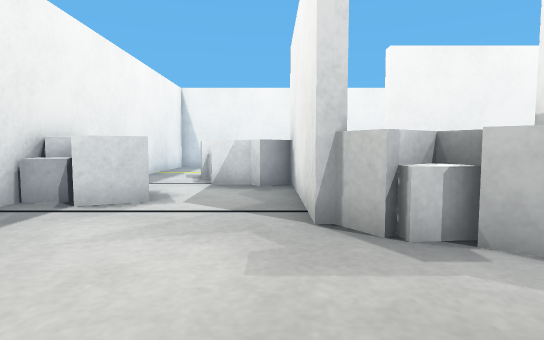
[1] (above)

24 first-person views from a walk through a robot-simulator world made for Webots. The camera is 0.5 m above the floor, tilts 4° down and sees 80° across. The floor is counted in squares, 0.5 m on a side. Each view is taken from the middle of a square. On the plan, view 1 faces up. The plan holds only what a view shows up to about 12 squares ahead; the rest is blank. The place goes on beyond the plan. Robots are left out.

[2]
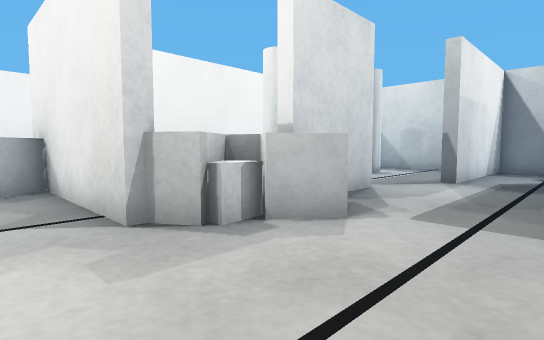

[3]
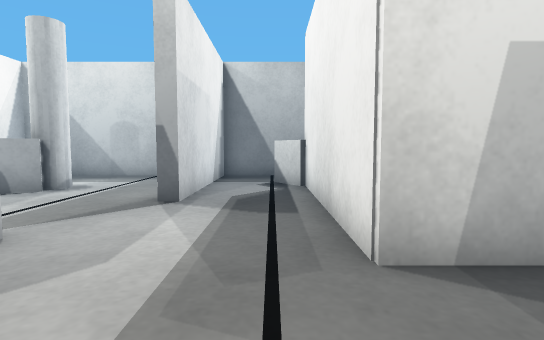

[4]
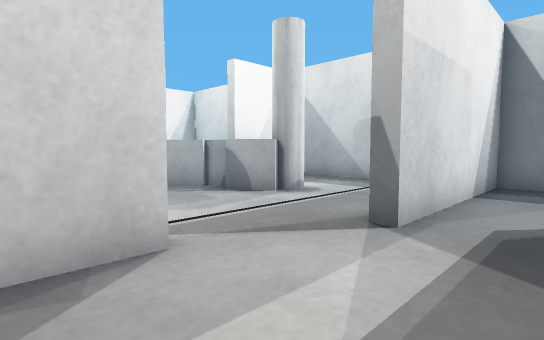

[5]
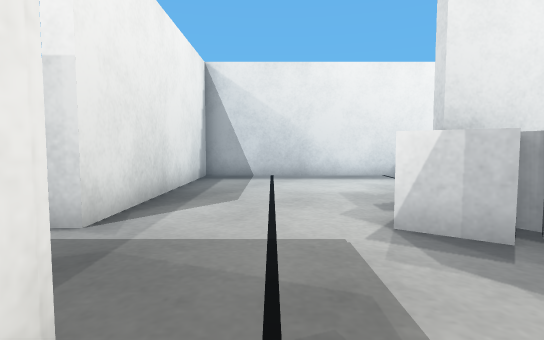

[6]
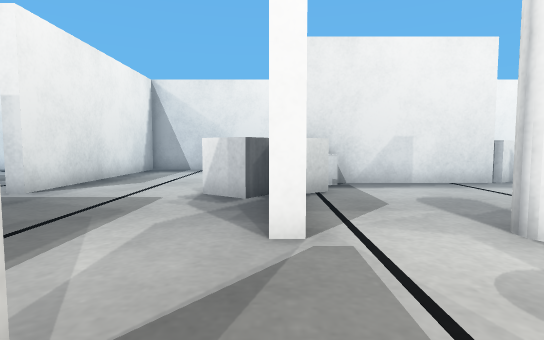

[7]
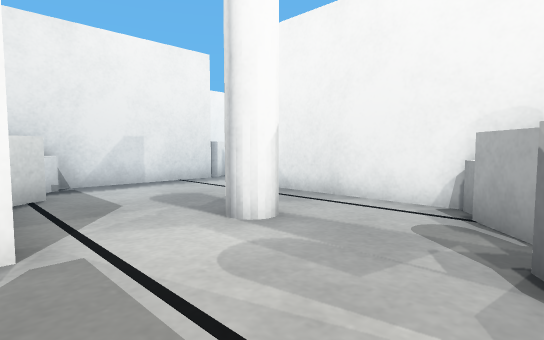

[8]
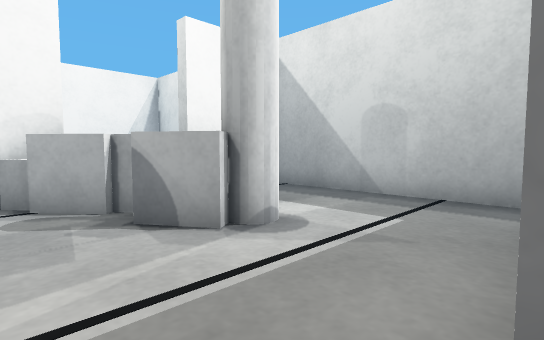

[9]
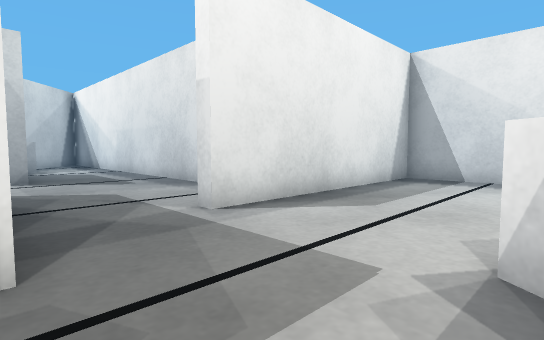

[10]
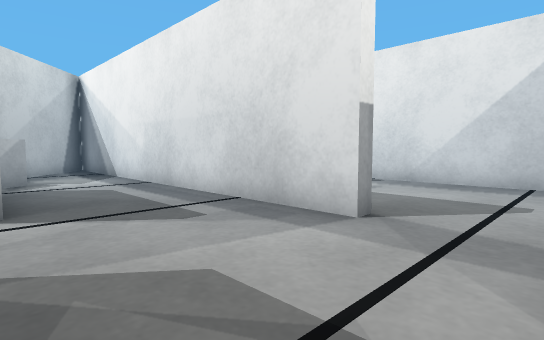

[11]
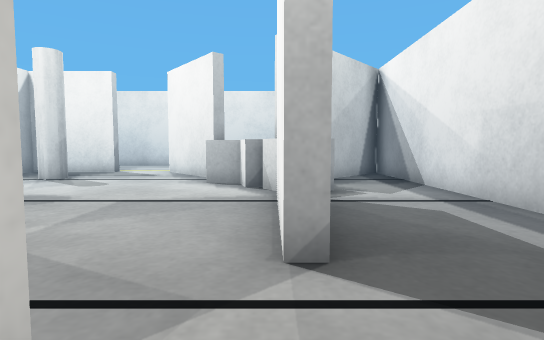

[12]
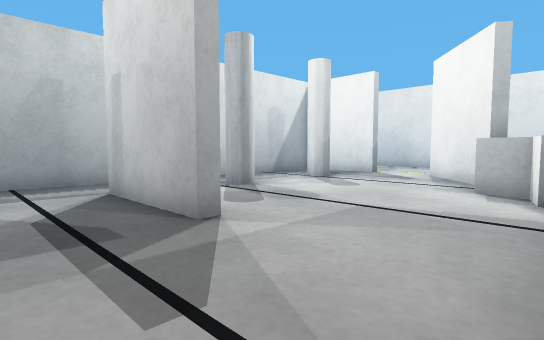

[13]
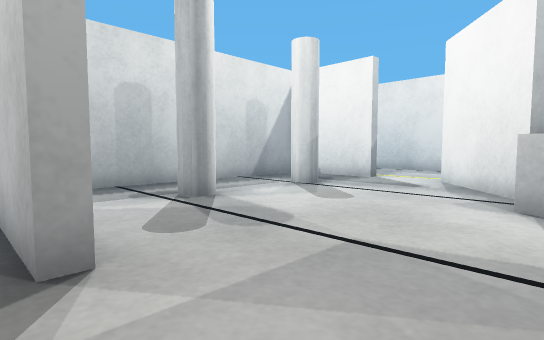

[14]
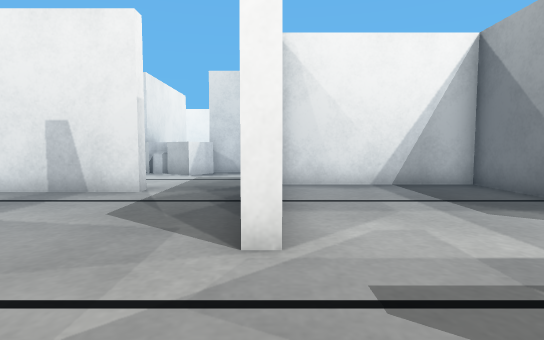

[15]
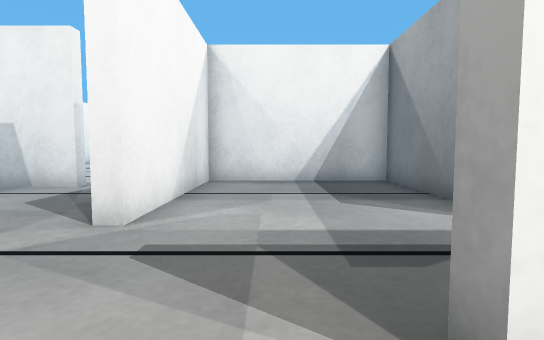

[16]
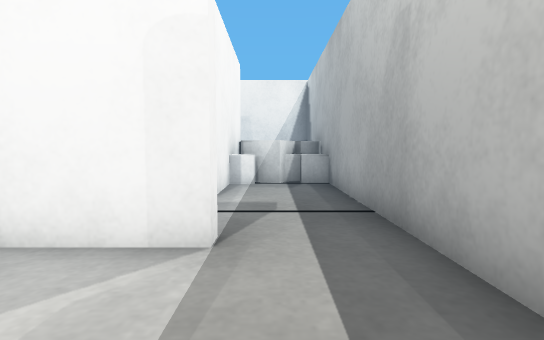

[17]
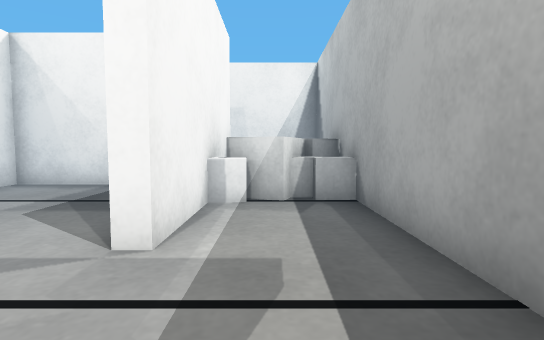

[18]
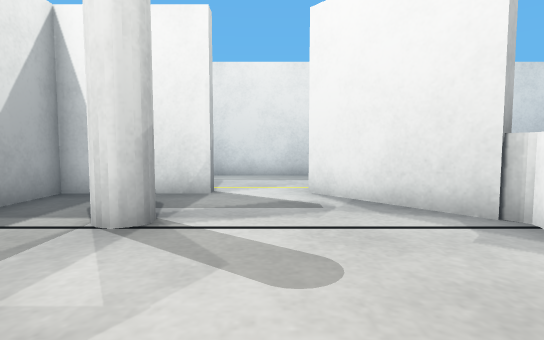

[19]
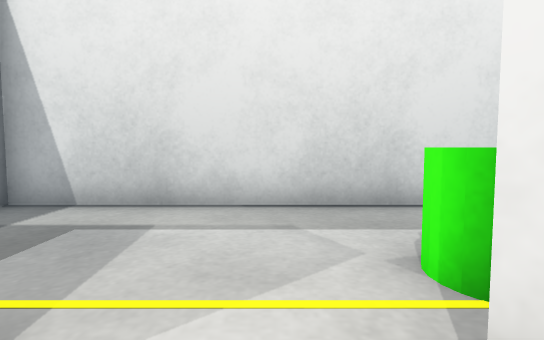

[20]
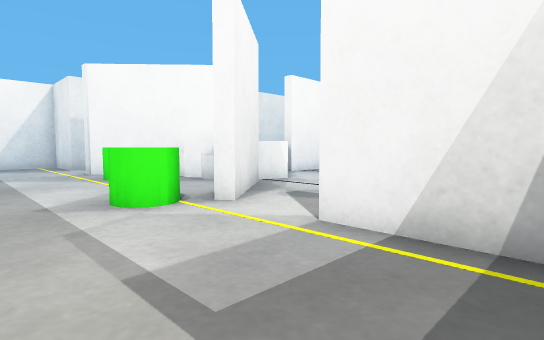

[21]
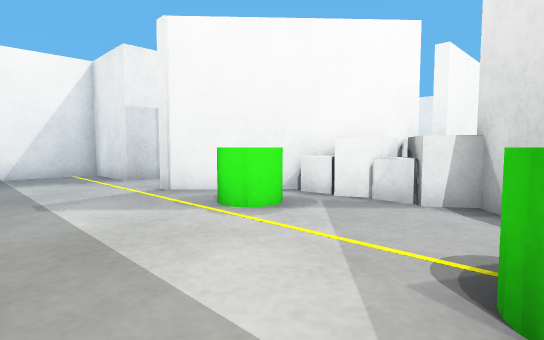

[22]
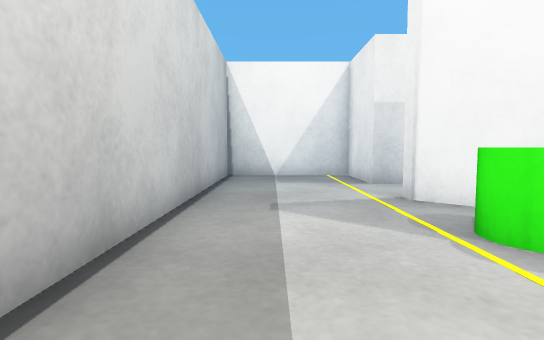

[23]
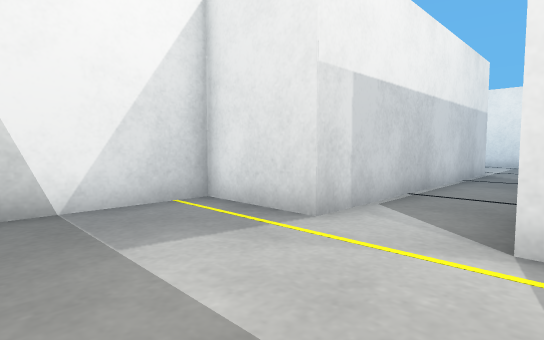

[24]
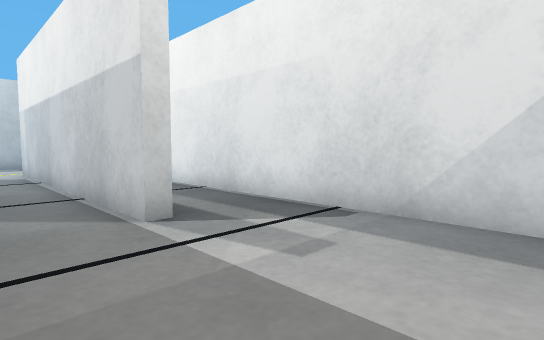

### Floor plan
Points are (right, up) in squares from view 1. A wall is a line through its corners. A room is listed if a view was taken in it or the views show most of it. See-through windows are left out.
Room 1 (views 1, 2, 3, 4, 5, 6, 7, 8, 9, 10)
walls: (6.5, 4.4) (6.5, 4) (3.5, 4) (3.5, 4.4); (0.6, 5.4) (0.6, 10.3); (5.7, -1.4) (5.7, 0.1) (11.5, 0.1); (9.5, 9.8) (3.5, 9.8) (3.5, 10.3); (0.9, 10.3) (0.9, 5.4); (14.6, 3.8) (14.6, 9.8) (12, 9.8) (12, 10.3); (-4.6, 10.5) (-4.6, -1.4) (3, -1.4) (3, -1.8); (14.6, -0.5) (14.6, 2.7) (8.9, 2.7) (8.9, 3.1)
low walls: (8.8, 9.3) (8.5, 9.7); (10.1, 7.7) (9.7, 8.3)
ways out: opening at (4.5, -1.5) to room 8
objects: white box (-4, 6); white box (-4, 7) to (-4, 8); white box (-3, 6) to (-2, 6); white box (-2, 9) to (-1, 9); other object (-2, 10); white box (0, 8) to (0, 9); white box (0, 10); white box (1, 4) to (2, 5); white box (1, 5); white box (2, 3) to (2, 4); white box (3, 3) to (4, 3); white box (3, 4) to (3, 5); white pole (6, 7) to (7, 8); white box (9, 9) to (10, 10); white box (10, 7); white pole (11, 6) to (11, 7); white box (12, 0) to (12, 1); white box (14, -1) to (14, 0)
Room 2 (views 11, 12, 13, 14)
walls: (4.4, -7.8) (4.9, -7.8) (4.9, -9.5); (8.9, -8.8) (8.9, -8.4) (10.4, -8.4); (0.9, -4.4) (0.9, -17.1); (11.4, -4) (11.4, -0.3) (6.1, -0.3) (6.1, -5.9) (5.6, -5.9); (1.4, -17.2) (3.9, -14.4)
ways out: opening at (7, -8.5) to room 3; opening at (11.5, -7) to room 4; opening at (3.5, -5) to room 8
objects: white box (4, -12) to (5, -12)
Room 3 (views 15, 16, 18, 19)
walls: (6.6, -15.7) (6.9, -15.4) (9.2, -18.2); (12.4, -8.8) (8.9, -8.8); (11.4, -18.4) (11.4, -18) (14.6, -18) (14.6, -9.5); (4.3, -14.6) (3.1, -15.9); (4.9, -9.5) (4.9, -11.6)
ways out: opening at (7, -8.5) to room 2; opening at (13.5, -8.5) to room 4; opening at (10.5, -18) to room 5
objects: white box (4, -16); white box (5, -16) to (6, -16); white box (5, -15); white box (5, -14) to (6, -13); white box (6, -15) to (7, -15); white box (7, -14); white pole (12, -16) to (12, -15); white pole (12, -12) to (12, -11)
Room 4 (view 17)
walls: (10.4, -8.4) (12.4, -8.4) (12.4, -8.8); (11.8, -0.5) (11.8, -5.9) (11.4, -5.9); (14.6, -9.5) (14.6, -0.5)
ways out: opening at (11.5, -7) to room 2; opening at (13.5, -8.5) to room 3
objects: white box (12, -3); white box (13, -3) to (13, -2); other object (13, -1); white box (14, -3) to (14, -2)
Room 5 (view 20)
walls: (13.8, -18.4) (11.4, -18.4); (9.6, -22.6) (14.6, -22.6)
ways out: opening at (10.5, -18) to room 3; opening at (8.5, -20.5) to room 6
Room 6 (views 21, 22, 23)
walls: (3.1, -15.9) (0.8, -18.4) (0.5, -18.4); (-1.8, -18.3) (-4.6, -18.3) (-4.6, -22.6) (9.6, -22.6); (7.6, -16.9) (6.6, -15.7); (9.2, -18.2) (8.8, -18.5)
ways out: opening at (8.5, -20.5) to room 5; opening at (-0.5, -18) to room 7
objects: green cylinder (3, -19) to (4, -18); green cylinder (8, -20) to (9, -19)
Room 7 (view 24)
walls: (-2.2, -8.2) (-1.8, -8.2) (-1.8, -18.3); (-4.6, -2.8) (-4.6, -12.8)
ways out: opening at (-0.5, -18) to room 6; opening at (1, -3.5) to room 8
Room 8 (no view inside)
walls: (3, -1.8) (-0.1, -1.8); (0.5, -4.4) (0.9, -4.4)
ways out: opening at (4.5, -1.5) to room 1; opening at (3.5, -5) to room 2; opening at (1, -3.5) to room 7

Positions as (right, up) in squares from view 1, and headings:
1: (0, 0), facing up
2: (-1, 0), facing up-right
3: (3, 1), facing right
4: (5, 1), facing up-right
5: (7, 1), facing left
6: (10, 4), facing left
7: (10, 4), facing up-left
8: (8, 3), facing up-right
9: (6, 3), facing down-left
10: (5, -2), facing down-left
11: (5, -5), facing down
12: (5, -6), facing down-right
13: (6, -8), facing down-right
14: (6, -9), facing up
15: (8, -10), facing up
16: (13, -12), facing up
17: (13, -9), facing up
18: (10, -11), facing down
19: (10, -17), facing down
20: (14, -22), facing up-left
21: (8, -22), facing up-left
22: (7, -21), facing left
23: (1, -22), facing up-left
24: (0, -4), facing down-left
